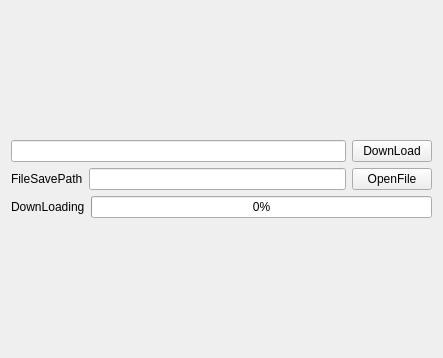
<?xml version="1.0" encoding="UTF-8"?>
<ui version="4.0">
 <class>Widget</class>
 <widget class="QWidget" name="Widget">
  <property name="geometry">
   <rect>
    <x>0</x>
    <y>0</y>
    <width>443</width>
    <height>358</height>
   </rect>
  </property>
  <property name="windowTitle">
   <string>Widget</string>
  </property>
  <layout class="QVBoxLayout" name="verticalLayout">
   <item>
    <spacer name="verticalSpacer">
     <property name="orientation">
      <enum>Qt::Vertical</enum>
     </property>
     <property name="sizeHint" stdset="0">
      <size>
       <width>20</width>
       <height>40</height>
      </size>
     </property>
    </spacer>
   </item>
   <item>
    <layout class="QHBoxLayout" name="horizontalLayout">
     <item>
      <widget class="QLineEdit" name="editUrl"/>
     </item>
     <item>
      <widget class="QPushButton" name="btnDownLoad">
       <property name="text">
        <string>DownLoad</string>
       </property>
      </widget>
     </item>
    </layout>
   </item>
   <item>
    <layout class="QHBoxLayout" name="horizontalLayout_2">
     <item>
      <widget class="QLabel" name="label">
       <property name="text">
        <string>FileSavePath</string>
       </property>
      </widget>
     </item>
     <item>
      <widget class="QLineEdit" name="editFilePath"/>
     </item>
     <item>
      <widget class="QPushButton" name="btnOpenFile">
       <property name="text">
        <string>OpenFile</string>
       </property>
      </widget>
     </item>
    </layout>
   </item>
   <item>
    <layout class="QHBoxLayout" name="horizontalLayout_3">
     <item>
      <widget class="QLabel" name="label_2">
       <property name="text">
        <string>DownLoading</string>
       </property>
      </widget>
     </item>
     <item>
      <widget class="QProgressBar" name="progressBar">
       <property name="value">
        <number>0</number>
       </property>
      </widget>
     </item>
    </layout>
   </item>
   <item>
    <spacer name="verticalSpacer_2">
     <property name="orientation">
      <enum>Qt::Vertical</enum>
     </property>
     <property name="sizeHint" stdset="0">
      <size>
       <width>20</width>
       <height>40</height>
      </size>
     </property>
    </spacer>
   </item>
  </layout>
 </widget>
 <resources/>
 <connections/>
</ui>
